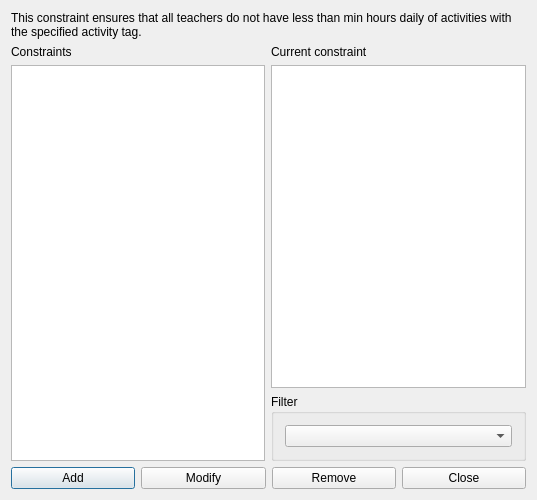
<?xml version="1.0" encoding="UTF-8"?>
<ui version="4.0">
 <class>ConstraintTeachersActivityTagMinHoursDailyForm_template</class>
 <widget class="QDialog" name="ConstraintTeachersActivityTagMinHoursDailyForm_template">
  <property name="geometry">
   <rect>
    <x>0</x>
    <y>0</y>
    <width>537</width>
    <height>500</height>
   </rect>
  </property>
  <property name="windowTitle">
   <string extracomment="This is the title of the dialog in which you see the list of all constraints of this type">Constraints teachers activity tag min hours daily</string>
  </property>
  <layout class="QGridLayout" name="gridLayout_2">
   <item row="3" column="0" colspan="2">
    <layout class="QHBoxLayout" name="horizontalLayout">
     <item>
      <widget class="QPushButton" name="addConstraintPushButton">
       <property name="text">
        <string>Add</string>
       </property>
      </widget>
     </item>
     <item>
      <widget class="QPushButton" name="modifyConstraintPushButton">
       <property name="text">
        <string>Modify</string>
       </property>
      </widget>
     </item>
     <item>
      <widget class="QPushButton" name="removeConstraintPushButton">
       <property name="text">
        <string>Remove</string>
       </property>
      </widget>
     </item>
     <item>
      <widget class="QPushButton" name="closePushButton">
       <property name="text">
        <string>Close</string>
       </property>
      </widget>
     </item>
    </layout>
   </item>
   <item row="0" column="0" colspan="2">
    <widget class="QLabel" name="textLabel1">
     <property name="sizePolicy">
      <sizepolicy hsizetype="Minimum" vsizetype="Minimum">
       <horstretch>0</horstretch>
       <verstretch>0</verstretch>
      </sizepolicy>
     </property>
     <property name="text">
      <string>This constraint ensures that all teachers do not have less than min hours daily of activities with the specified activity tag.</string>
     </property>
     <property name="wordWrap">
      <bool>true</bool>
     </property>
    </widget>
   </item>
   <item row="2" column="1">
    <widget class="QGroupBox" name="filterGroupBox">
     <property name="title">
      <string>Filter</string>
     </property>
     <layout class="QGridLayout" name="gridLayout">
      <item row="0" column="0">
       <widget class="QComboBox" name="activityTagsComboBox"/>
      </item>
     </layout>
    </widget>
   </item>
   <item row="1" column="0" rowspan="2">
    <layout class="QVBoxLayout" name="verticalLayout">
     <item>
      <widget class="QLabel" name="constraintsTextLabel">
       <property name="frameShape">
        <enum>QFrame::NoFrame</enum>
       </property>
       <property name="frameShadow">
        <enum>QFrame::Plain</enum>
       </property>
       <property name="text">
        <string>Constraints</string>
       </property>
       <property name="wordWrap">
        <bool>false</bool>
       </property>
      </widget>
     </item>
     <item>
      <widget class="QListWidget" name="constraintsListWidget"/>
     </item>
    </layout>
   </item>
   <item row="1" column="1">
    <layout class="QVBoxLayout" name="verticalLayout_2">
     <item>
      <widget class="QLabel" name="currentConstraintTextLabel">
       <property name="text">
        <string>Current constraint</string>
       </property>
       <property name="wordWrap">
        <bool>false</bool>
       </property>
      </widget>
     </item>
     <item>
      <widget class="QPlainTextEdit" name="currentConstraintTextEdit"/>
     </item>
    </layout>
   </item>
  </layout>
 </widget>
 <layoutdefault spacing="6" margin="11"/>
 <resources/>
 <connections/>
</ui>
